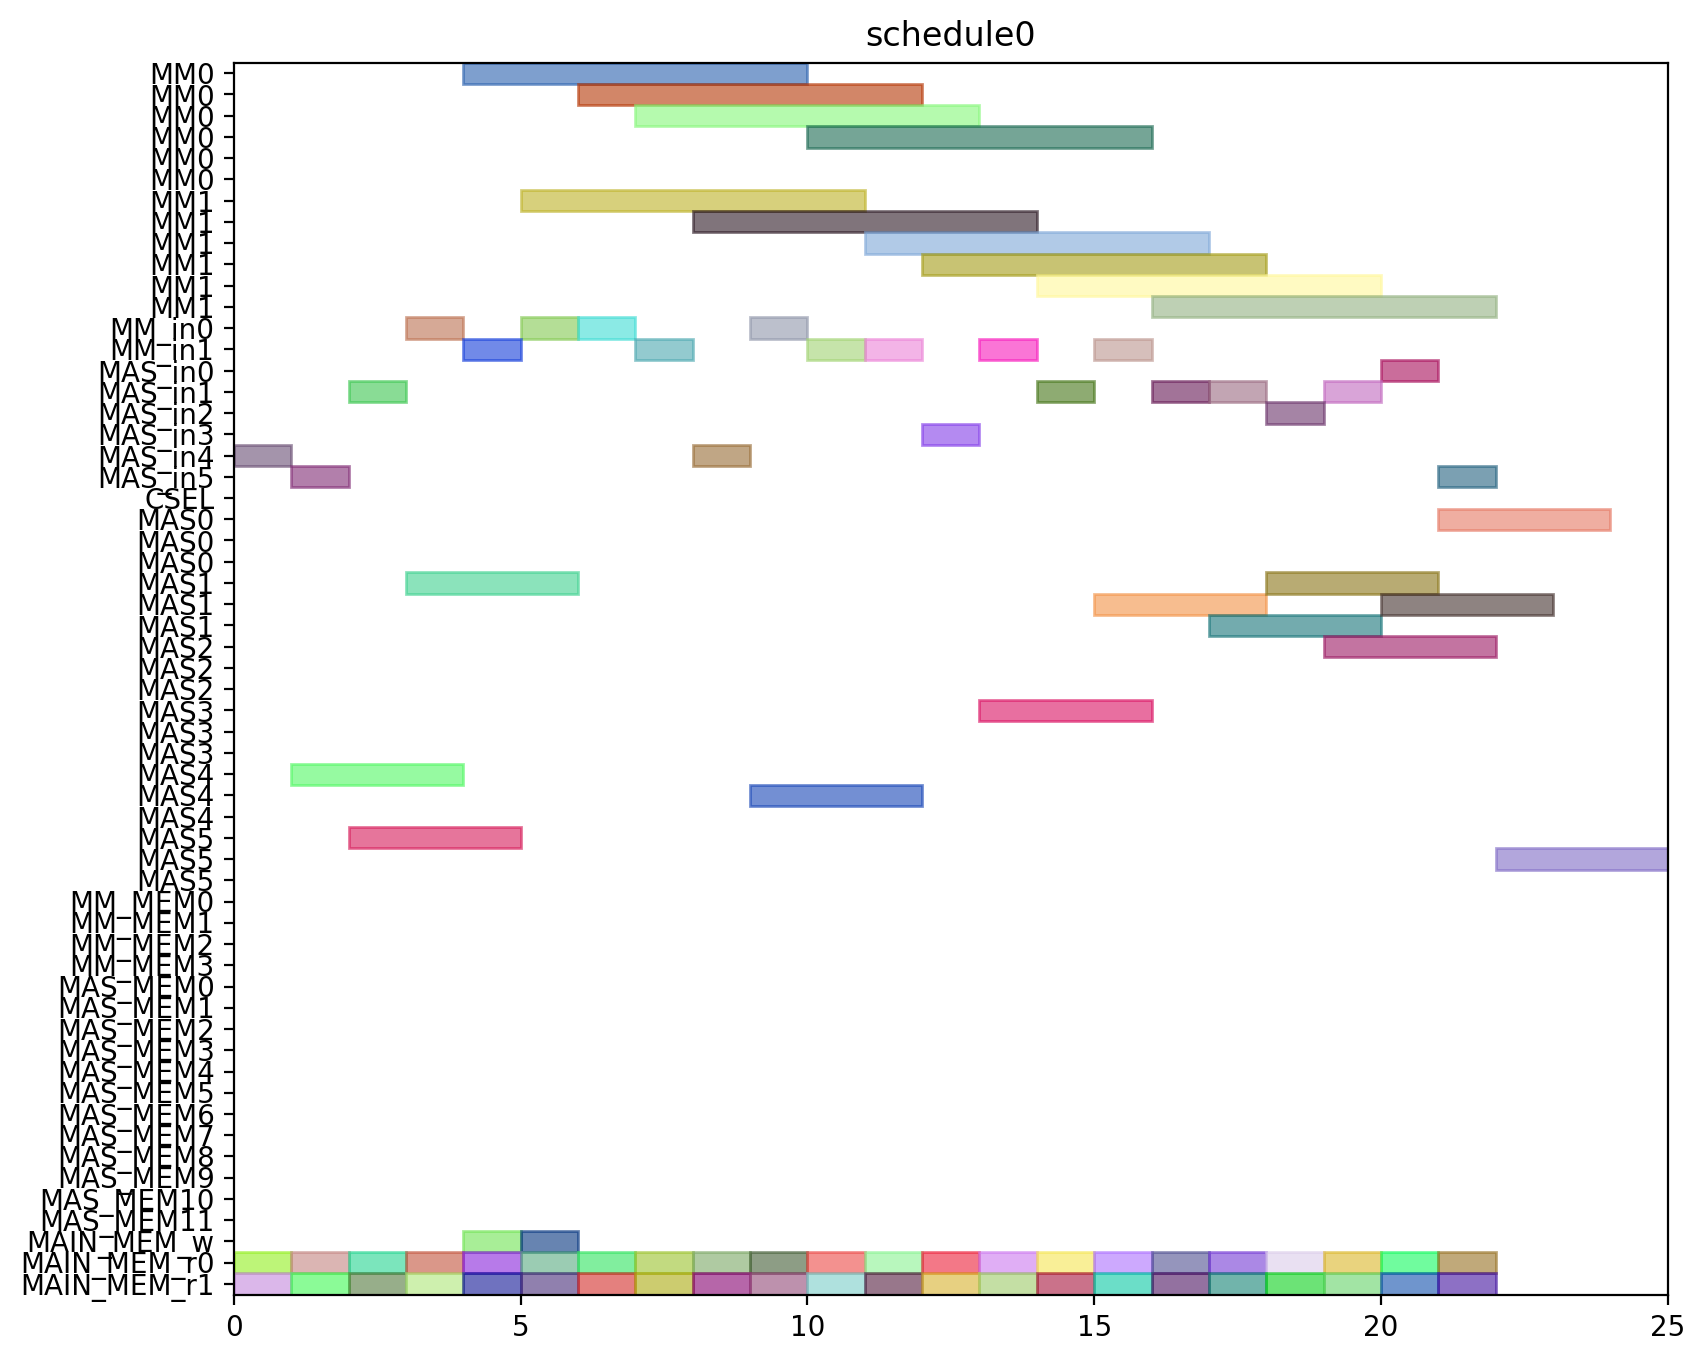

Generate this figure with Python:
from pyschedule import Scenario, solvers, plotters, alt


def solve():
	horizon = 120
	S = Scenario("schedule0", horizon=horizon)

	# resource
	MM = S.Resources('MM', num=2, size=6)
	MM_in = S.Resources('MM_in', num=2)
	MAS_in = S.Resources('MAS_in', num=6)
	CSEL = S.Resource('CSEL')
	MAS = S.Resources('MAS', num=6, size=3, periods=range(1, horizon))
	MM_MEM = S.Resources('MM_MEM', num=4)
	MAS_MEM = S.Resources('MAS_MEM', num=12)
	MAIN_MEM_w = S.Resource('MAIN_MEM_w', size=1)
	MAIN_MEM_r = S.Resources('MAIN_MEM_r', num=2)

	# result of previous scheduling

	# new tasks
	c10_t0 = S.Task('c10_t0', length=6, delay_cost=1)
	c10_t0 += alt(MM)
	c10_t0_in = S.Task('c10_t0_in', length=1, delay_cost=1)
	c10_t0_in += alt(MM_in)
	S += c10_t0_in*MM_in[0]<=c10_t0*MM[0]
	S += c10_t0_in*MM_in[1]<=c10_t0*MM[1]
	c10_t0_mem0 = S.Task('c10_t0_mem0', length=1, delay_cost=1)
	c10_t0_mem0 += MAIN_MEM_r[0]
	S += c10_t0_mem0 <= c10_t0

	c10_t0_mem1 = S.Task('c10_t0_mem1', length=1, delay_cost=1)
	c10_t0_mem1 += MAIN_MEM_r[1]
	S += c10_t0_mem1 <= c10_t0

	c10_t1 = S.Task('c10_t1', length=6, delay_cost=1)
	c10_t1 += alt(MM)
	c10_t1_in = S.Task('c10_t1_in', length=1, delay_cost=1)
	c10_t1_in += alt(MM_in)
	S += c10_t1_in*MM_in[0]<=c10_t1*MM[0]
	S += c10_t1_in*MM_in[1]<=c10_t1*MM[1]
	c10_t1_mem0 = S.Task('c10_t1_mem0', length=1, delay_cost=1)
	c10_t1_mem0 += MAIN_MEM_r[0]
	S += c10_t1_mem0 <= c10_t1

	c10_t1_mem1 = S.Task('c10_t1_mem1', length=1, delay_cost=1)
	c10_t1_mem1 += MAIN_MEM_r[1]
	S += c10_t1_mem1 <= c10_t1

	c10_t2 = S.Task('c10_t2', length=3, delay_cost=1)
	c10_t2 += alt(MAS)
	c10_t2_in = S.Task('c10_t2_in', length=1, delay_cost=1)
	c10_t2_in += alt(MAS_in)
	S += c10_t2_in*MAS_in[0]<=c10_t2*MAS[0]

	S += c10_t2_in*MAS_in[1]<=c10_t2*MAS[1]

	S += c10_t2_in*MAS_in[2]<=c10_t2*MAS[2]

	S += c10_t2_in*MAS_in[3]<=c10_t2*MAS[3]

	S += c10_t2_in*MAS_in[4]<=c10_t2*MAS[4]

	S += c10_t2_in*MAS_in[5]<=c10_t2*MAS[5]

	c10_t2_mem0 = S.Task('c10_t2_mem0', length=1, delay_cost=1)
	c10_t2_mem0 += MAIN_MEM_r[0]
	S += c10_t2_mem0 <= c10_t2

	c10_t2_mem1 = S.Task('c10_t2_mem1', length=1, delay_cost=1)
	c10_t2_mem1 += MAIN_MEM_r[1]
	S += c10_t2_mem1 <= c10_t2

	c10_t3 = S.Task('c10_t3', length=3, delay_cost=1)
	c10_t3 += alt(MAS)
	c10_t3_in = S.Task('c10_t3_in', length=1, delay_cost=1)
	c10_t3_in += alt(MAS_in)
	S += c10_t3_in*MAS_in[0]<=c10_t3*MAS[0]

	S += c10_t3_in*MAS_in[1]<=c10_t3*MAS[1]

	S += c10_t3_in*MAS_in[2]<=c10_t3*MAS[2]

	S += c10_t3_in*MAS_in[3]<=c10_t3*MAS[3]

	S += c10_t3_in*MAS_in[4]<=c10_t3*MAS[4]

	S += c10_t3_in*MAS_in[5]<=c10_t3*MAS[5]

	c10_t3_mem0 = S.Task('c10_t3_mem0', length=1, delay_cost=1)
	c10_t3_mem0 += MAIN_MEM_r[0]
	S += c10_t3_mem0 <= c10_t3

	c10_t3_mem1 = S.Task('c10_t3_mem1', length=1, delay_cost=1)
	c10_t3_mem1 += MAIN_MEM_r[1]
	S += c10_t3_mem1 <= c10_t3

	c20_t0 = S.Task('c20_t0', length=6, delay_cost=1)
	c20_t0 += alt(MM)
	c20_t0_in = S.Task('c20_t0_in', length=1, delay_cost=1)
	c20_t0_in += alt(MM_in)
	S += c20_t0_in*MM_in[0]<=c20_t0*MM[0]
	S += c20_t0_in*MM_in[1]<=c20_t0*MM[1]
	c20_t0_mem0 = S.Task('c20_t0_mem0', length=1, delay_cost=1)
	c20_t0_mem0 += MAIN_MEM_r[0]
	S += c20_t0_mem0 <= c20_t0

	c20_t0_mem1 = S.Task('c20_t0_mem1', length=1, delay_cost=1)
	c20_t0_mem1 += MAIN_MEM_r[1]
	S += c20_t0_mem1 <= c20_t0

	c20_t1 = S.Task('c20_t1', length=6, delay_cost=1)
	c20_t1 += alt(MM)
	c20_t1_in = S.Task('c20_t1_in', length=1, delay_cost=1)
	c20_t1_in += alt(MM_in)
	S += c20_t1_in*MM_in[0]<=c20_t1*MM[0]
	S += c20_t1_in*MM_in[1]<=c20_t1*MM[1]
	c20_t1_mem0 = S.Task('c20_t1_mem0', length=1, delay_cost=1)
	c20_t1_mem0 += MAIN_MEM_r[0]
	S += c20_t1_mem0 <= c20_t1

	c20_t1_mem1 = S.Task('c20_t1_mem1', length=1, delay_cost=1)
	c20_t1_mem1 += MAIN_MEM_r[1]
	S += c20_t1_mem1 <= c20_t1

	c20_t2 = S.Task('c20_t2', length=3, delay_cost=1)
	c20_t2 += alt(MAS)
	c20_t2_in = S.Task('c20_t2_in', length=1, delay_cost=1)
	c20_t2_in += alt(MAS_in)
	S += c20_t2_in*MAS_in[0]<=c20_t2*MAS[0]

	S += c20_t2_in*MAS_in[1]<=c20_t2*MAS[1]

	S += c20_t2_in*MAS_in[2]<=c20_t2*MAS[2]

	S += c20_t2_in*MAS_in[3]<=c20_t2*MAS[3]

	S += c20_t2_in*MAS_in[4]<=c20_t2*MAS[4]

	S += c20_t2_in*MAS_in[5]<=c20_t2*MAS[5]

	c20_t2_mem0 = S.Task('c20_t2_mem0', length=1, delay_cost=1)
	c20_t2_mem0 += MAIN_MEM_r[0]
	S += c20_t2_mem0 <= c20_t2

	c20_t2_mem1 = S.Task('c20_t2_mem1', length=1, delay_cost=1)
	c20_t2_mem1 += MAIN_MEM_r[1]
	S += c20_t2_mem1 <= c20_t2

	c20_t3 = S.Task('c20_t3', length=3, delay_cost=1)
	c20_t3 += alt(MAS)
	c20_t3_in = S.Task('c20_t3_in', length=1, delay_cost=1)
	c20_t3_in += alt(MAS_in)
	S += c20_t3_in*MAS_in[0]<=c20_t3*MAS[0]

	S += c20_t3_in*MAS_in[1]<=c20_t3*MAS[1]

	S += c20_t3_in*MAS_in[2]<=c20_t3*MAS[2]

	S += c20_t3_in*MAS_in[3]<=c20_t3*MAS[3]

	S += c20_t3_in*MAS_in[4]<=c20_t3*MAS[4]

	S += c20_t3_in*MAS_in[5]<=c20_t3*MAS[5]

	c20_t3_mem0 = S.Task('c20_t3_mem0', length=1, delay_cost=1)
	c20_t3_mem0 += MAIN_MEM_r[0]
	S += c20_t3_mem0 <= c20_t3

	c20_t3_mem1 = S.Task('c20_t3_mem1', length=1, delay_cost=1)
	c20_t3_mem1 += MAIN_MEM_r[1]
	S += c20_t3_mem1 <= c20_t3

	c01_t0 = S.Task('c01_t0', length=6, delay_cost=1)
	c01_t0 += alt(MM)
	c01_t0_in = S.Task('c01_t0_in', length=1, delay_cost=1)
	c01_t0_in += alt(MM_in)
	S += c01_t0_in*MM_in[0]<=c01_t0*MM[0]
	S += c01_t0_in*MM_in[1]<=c01_t0*MM[1]
	c01_t0_mem0 = S.Task('c01_t0_mem0', length=1, delay_cost=1)
	c01_t0_mem0 += MAIN_MEM_r[0]
	S += c01_t0_mem0 <= c01_t0

	c01_t0_mem1 = S.Task('c01_t0_mem1', length=1, delay_cost=1)
	c01_t0_mem1 += MAIN_MEM_r[1]
	S += c01_t0_mem1 <= c01_t0

	c01_t1 = S.Task('c01_t1', length=6, delay_cost=1)
	c01_t1 += alt(MM)
	c01_t1_in = S.Task('c01_t1_in', length=1, delay_cost=1)
	c01_t1_in += alt(MM_in)
	S += c01_t1_in*MM_in[0]<=c01_t1*MM[0]
	S += c01_t1_in*MM_in[1]<=c01_t1*MM[1]
	c01_t1_mem0 = S.Task('c01_t1_mem0', length=1, delay_cost=1)
	c01_t1_mem0 += MAIN_MEM_r[0]
	S += c01_t1_mem0 <= c01_t1

	c01_t1_mem1 = S.Task('c01_t1_mem1', length=1, delay_cost=1)
	c01_t1_mem1 += MAIN_MEM_r[1]
	S += c01_t1_mem1 <= c01_t1

	c01_t2 = S.Task('c01_t2', length=3, delay_cost=1)
	c01_t2 += alt(MAS)
	c01_t2_in = S.Task('c01_t2_in', length=1, delay_cost=1)
	c01_t2_in += alt(MAS_in)
	S += c01_t2_in*MAS_in[0]<=c01_t2*MAS[0]

	S += c01_t2_in*MAS_in[1]<=c01_t2*MAS[1]

	S += c01_t2_in*MAS_in[2]<=c01_t2*MAS[2]

	S += c01_t2_in*MAS_in[3]<=c01_t2*MAS[3]

	S += c01_t2_in*MAS_in[4]<=c01_t2*MAS[4]

	S += c01_t2_in*MAS_in[5]<=c01_t2*MAS[5]

	c01_t2_mem0 = S.Task('c01_t2_mem0', length=1, delay_cost=1)
	c01_t2_mem0 += MAIN_MEM_r[0]
	S += c01_t2_mem0 <= c01_t2

	c01_t2_mem1 = S.Task('c01_t2_mem1', length=1, delay_cost=1)
	c01_t2_mem1 += MAIN_MEM_r[1]
	S += c01_t2_mem1 <= c01_t2

	c01_t3 = S.Task('c01_t3', length=3, delay_cost=1)
	c01_t3 += alt(MAS)
	c01_t3_in = S.Task('c01_t3_in', length=1, delay_cost=1)
	c01_t3_in += alt(MAS_in)
	S += c01_t3_in*MAS_in[0]<=c01_t3*MAS[0]

	S += c01_t3_in*MAS_in[1]<=c01_t3*MAS[1]

	S += c01_t3_in*MAS_in[2]<=c01_t3*MAS[2]

	S += c01_t3_in*MAS_in[3]<=c01_t3*MAS[3]

	S += c01_t3_in*MAS_in[4]<=c01_t3*MAS[4]

	S += c01_t3_in*MAS_in[5]<=c01_t3*MAS[5]

	c01_t3_mem0 = S.Task('c01_t3_mem0', length=1, delay_cost=1)
	c01_t3_mem0 += MAIN_MEM_r[0]
	S += c01_t3_mem0 <= c01_t3

	c01_t3_mem1 = S.Task('c01_t3_mem1', length=1, delay_cost=1)
	c01_t3_mem1 += MAIN_MEM_r[1]
	S += c01_t3_mem1 <= c01_t3

	c11_t0 = S.Task('c11_t0', length=6, delay_cost=1)
	c11_t0 += alt(MM)
	c11_t0_in = S.Task('c11_t0_in', length=1, delay_cost=1)
	c11_t0_in += alt(MM_in)
	S += c11_t0_in*MM_in[0]<=c11_t0*MM[0]
	S += c11_t0_in*MM_in[1]<=c11_t0*MM[1]
	c11_t0_mem0 = S.Task('c11_t0_mem0', length=1, delay_cost=1)
	c11_t0_mem0 += MAIN_MEM_r[0]
	S += c11_t0_mem0 <= c11_t0

	c11_t0_mem1 = S.Task('c11_t0_mem1', length=1, delay_cost=1)
	c11_t0_mem1 += MAIN_MEM_r[1]
	S += c11_t0_mem1 <= c11_t0

	c11_t1 = S.Task('c11_t1', length=6, delay_cost=1)
	c11_t1 += alt(MM)
	c11_t1_in = S.Task('c11_t1_in', length=1, delay_cost=1)
	c11_t1_in += alt(MM_in)
	S += c11_t1_in*MM_in[0]<=c11_t1*MM[0]
	S += c11_t1_in*MM_in[1]<=c11_t1*MM[1]
	c11_t1_mem0 = S.Task('c11_t1_mem0', length=1, delay_cost=1)
	c11_t1_mem0 += MAIN_MEM_r[0]
	S += c11_t1_mem0 <= c11_t1

	c11_t1_mem1 = S.Task('c11_t1_mem1', length=1, delay_cost=1)
	c11_t1_mem1 += MAIN_MEM_r[1]
	S += c11_t1_mem1 <= c11_t1

	c11_t2 = S.Task('c11_t2', length=3, delay_cost=1)
	c11_t2 += alt(MAS)
	c11_t2_in = S.Task('c11_t2_in', length=1, delay_cost=1)
	c11_t2_in += alt(MAS_in)
	S += c11_t2_in*MAS_in[0]<=c11_t2*MAS[0]

	S += c11_t2_in*MAS_in[1]<=c11_t2*MAS[1]

	S += c11_t2_in*MAS_in[2]<=c11_t2*MAS[2]

	S += c11_t2_in*MAS_in[3]<=c11_t2*MAS[3]

	S += c11_t2_in*MAS_in[4]<=c11_t2*MAS[4]

	S += c11_t2_in*MAS_in[5]<=c11_t2*MAS[5]

	c11_t2_mem0 = S.Task('c11_t2_mem0', length=1, delay_cost=1)
	c11_t2_mem0 += MAIN_MEM_r[0]
	S += c11_t2_mem0 <= c11_t2

	c11_t2_mem1 = S.Task('c11_t2_mem1', length=1, delay_cost=1)
	c11_t2_mem1 += MAIN_MEM_r[1]
	S += c11_t2_mem1 <= c11_t2

	c11_t3 = S.Task('c11_t3', length=3, delay_cost=1)
	c11_t3 += alt(MAS)
	c11_t3_in = S.Task('c11_t3_in', length=1, delay_cost=1)
	c11_t3_in += alt(MAS_in)
	S += c11_t3_in*MAS_in[0]<=c11_t3*MAS[0]

	S += c11_t3_in*MAS_in[1]<=c11_t3*MAS[1]

	S += c11_t3_in*MAS_in[2]<=c11_t3*MAS[2]

	S += c11_t3_in*MAS_in[3]<=c11_t3*MAS[3]

	S += c11_t3_in*MAS_in[4]<=c11_t3*MAS[4]

	S += c11_t3_in*MAS_in[5]<=c11_t3*MAS[5]

	c11_t3_mem0 = S.Task('c11_t3_mem0', length=1, delay_cost=1)
	c11_t3_mem0 += MAIN_MEM_r[0]
	S += c11_t3_mem0 <= c11_t3

	c11_t3_mem1 = S.Task('c11_t3_mem1', length=1, delay_cost=1)
	c11_t3_mem1 += MAIN_MEM_r[1]
	S += c11_t3_mem1 <= c11_t3

	c21_t0 = S.Task('c21_t0', length=6, delay_cost=1)
	c21_t0 += alt(MM)
	c21_t0_in = S.Task('c21_t0_in', length=1, delay_cost=1)
	c21_t0_in += alt(MM_in)
	S += c21_t0_in*MM_in[0]<=c21_t0*MM[0]
	S += c21_t0_in*MM_in[1]<=c21_t0*MM[1]
	c21_t0_mem0 = S.Task('c21_t0_mem0', length=1, delay_cost=1)
	c21_t0_mem0 += MAIN_MEM_r[0]
	S += c21_t0_mem0 <= c21_t0

	c21_t0_mem1 = S.Task('c21_t0_mem1', length=1, delay_cost=1)
	c21_t0_mem1 += MAIN_MEM_r[1]
	S += c21_t0_mem1 <= c21_t0

	c21_t1 = S.Task('c21_t1', length=6, delay_cost=1)
	c21_t1 += alt(MM)
	c21_t1_in = S.Task('c21_t1_in', length=1, delay_cost=1)
	c21_t1_in += alt(MM_in)
	S += c21_t1_in*MM_in[0]<=c21_t1*MM[0]
	S += c21_t1_in*MM_in[1]<=c21_t1*MM[1]
	c21_t1_mem0 = S.Task('c21_t1_mem0', length=1, delay_cost=1)
	c21_t1_mem0 += MAIN_MEM_r[0]
	S += c21_t1_mem0 <= c21_t1

	c21_t1_mem1 = S.Task('c21_t1_mem1', length=1, delay_cost=1)
	c21_t1_mem1 += MAIN_MEM_r[1]
	S += c21_t1_mem1 <= c21_t1

	c21_t2 = S.Task('c21_t2', length=3, delay_cost=1)
	c21_t2 += alt(MAS)
	c21_t2_in = S.Task('c21_t2_in', length=1, delay_cost=1)
	c21_t2_in += alt(MAS_in)
	S += c21_t2_in*MAS_in[0]<=c21_t2*MAS[0]

	S += c21_t2_in*MAS_in[1]<=c21_t2*MAS[1]

	S += c21_t2_in*MAS_in[2]<=c21_t2*MAS[2]

	S += c21_t2_in*MAS_in[3]<=c21_t2*MAS[3]

	S += c21_t2_in*MAS_in[4]<=c21_t2*MAS[4]

	S += c21_t2_in*MAS_in[5]<=c21_t2*MAS[5]

	c21_t2_mem0 = S.Task('c21_t2_mem0', length=1, delay_cost=1)
	c21_t2_mem0 += MAIN_MEM_r[0]
	S += c21_t2_mem0 <= c21_t2

	c21_t2_mem1 = S.Task('c21_t2_mem1', length=1, delay_cost=1)
	c21_t2_mem1 += MAIN_MEM_r[1]
	S += c21_t2_mem1 <= c21_t2

	c21_t3 = S.Task('c21_t3', length=3, delay_cost=1)
	c21_t3 += alt(MAS)
	c21_t3_in = S.Task('c21_t3_in', length=1, delay_cost=1)
	c21_t3_in += alt(MAS_in)
	S += c21_t3_in*MAS_in[0]<=c21_t3*MAS[0]

	S += c21_t3_in*MAS_in[1]<=c21_t3*MAS[1]

	S += c21_t3_in*MAS_in[2]<=c21_t3*MAS[2]

	S += c21_t3_in*MAS_in[3]<=c21_t3*MAS[3]

	S += c21_t3_in*MAS_in[4]<=c21_t3*MAS[4]

	S += c21_t3_in*MAS_in[5]<=c21_t3*MAS[5]

	c21_t3_mem0 = S.Task('c21_t3_mem0', length=1, delay_cost=1)
	c21_t3_mem0 += MAIN_MEM_r[0]
	S += c21_t3_mem0 <= c21_t3

	c21_t3_mem1 = S.Task('c21_t3_mem1', length=1, delay_cost=1)
	c21_t3_mem1 += MAIN_MEM_r[1]
	S += c21_t3_mem1 <= c21_t3

	c000 = S.Task('c000', length=3, delay_cost=1)
	c000 += alt(MAS)
	c000_in = S.Task('c000_in', length=1, delay_cost=1)
	c000_in += alt(MAS_in)
	S += c000_in*MAS_in[0]<=c000*MAS[0]

	S += c000_in*MAS_in[1]<=c000*MAS[1]

	S += c000_in*MAS_in[2]<=c000*MAS[2]

	S += c000_in*MAS_in[3]<=c000*MAS[3]

	S += c000_in*MAS_in[4]<=c000*MAS[4]

	S += c000_in*MAS_in[5]<=c000*MAS[5]

	S += 0<c000

	c000_w = S.Task('c000_w', length=1, delay_cost=1)
	c000_w += alt(MAIN_MEM_w)
	S += c000 <= c000_w

	c000_mem0 = S.Task('c000_mem0', length=1, delay_cost=1)
	c000_mem0 += MAIN_MEM_r[0]
	S += c000_mem0 <= c000

	c000_mem1 = S.Task('c000_mem1', length=1, delay_cost=1)
	c000_mem1 += MAIN_MEM_r[1]
	S += c000_mem1 <= c000

	c001 = S.Task('c001', length=3, delay_cost=1)
	c001 += alt(MAS)
	c001_in = S.Task('c001_in', length=1, delay_cost=1)
	c001_in += alt(MAS_in)
	S += c001_in*MAS_in[0]<=c001*MAS[0]

	S += c001_in*MAS_in[1]<=c001*MAS[1]

	S += c001_in*MAS_in[2]<=c001*MAS[2]

	S += c001_in*MAS_in[3]<=c001*MAS[3]

	S += c001_in*MAS_in[4]<=c001*MAS[4]

	S += c001_in*MAS_in[5]<=c001*MAS[5]

	S += 0<c001

	c001_w = S.Task('c001_w', length=1, delay_cost=1)
	c001_w += alt(MAIN_MEM_w)
	S += c001 <= c001_w

	c001_mem0 = S.Task('c001_mem0', length=1, delay_cost=1)
	c001_mem0 += MAIN_MEM_r[0]
	S += c001_mem0 <= c001

	c001_mem1 = S.Task('c001_mem1', length=1, delay_cost=1)
	c001_mem1 += MAIN_MEM_r[1]
	S += c001_mem1 <= c001

	solvers.mip.solve(S,msg=1,kind='CPLEX',ratio_gap=1.01)

	solution = [['hoge']*len(S.solution()[1]) for i in range(len(S.solution()))]
	for i in range(len(S.solution())):
		for j in range(len(S.solution()[i])):
			solution[i][j]=str(S.solution()[i][j])
	print(solution)

	cycles = int(solution[-1][3])

	pic_file_name = "/mnt/rose/usr1/fukuda/ABE/multiRAM_multiMAS_16mux/scheduling_result/stage6MM2_stage3MAS6/FROB/schedule0.png"
	if(S.solution() != []):
		plotters.matplotlib.plot(S,img_filename=pic_file_name, show_task_labels=False, fig_size=(cycles*0.25+3, 8))

	return solution
